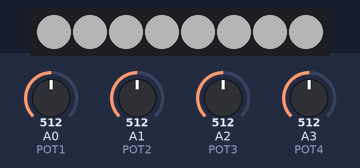
The sketch below on a simulated Arduino Uno, built with avr-gcc and run on an emulated ATmega328P. Shown: 8 RGB LEDs in strip order, left to right. Inputs (shaded band) come from the test bench; at power-on: A1 (POT2) = 512, A2 (POT3) = 512, A3 (POT4) = 512, A0 (POT1) = 512. Dim RGB values are drawn brighter than linear; colours are those a GRB WS2812 strip shows for the declared byte order.

Above: at 3.2 s.
3.3 s: A1 (POT2) set to 716
At 4.4 s:
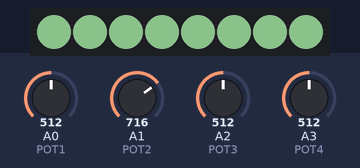
4.8 s: A2 (POT3) set to 716
At 5.6 s:
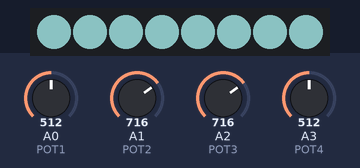
6.3 s: A3 (POT4) set to 306
At 6.7 s:
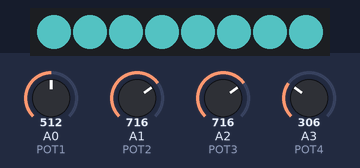
7.8 s: A1 (POT2) set to 992
At 9.0 s:
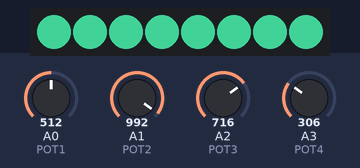
9.3 s: A2 (POT3) set to 306
At 10.2 s:
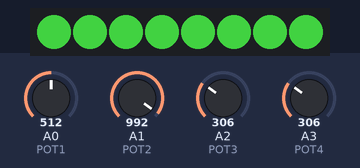
10.8 s: A3 (POT4) set to 716
At 11.3 s:
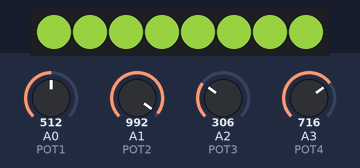
Timing chart, 0 to 13.3 s (numbered marks = the images above; inputs shaded):
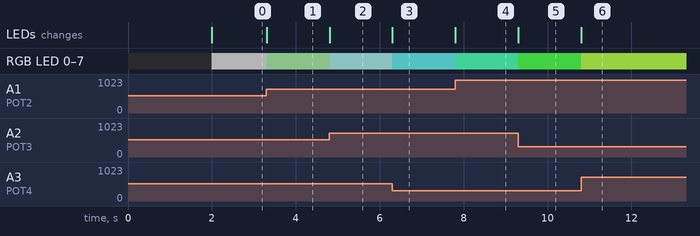

The sketch:

fastLedAnalogControl.ino
```cpp
//Freckledscience on a Saturday Morning
//UNO 5v  --->  Ring 5V
//UNO GND  -->  Ring GND
//UNO Pin 3 ->  Ring DI
//POT1
//  1 - GND
//  2 - A0
//  3 - 5V
//POT2
//  1 - GND
//  2 - A1
//  3 - 5V
//POT3
//  1 - GND
//  2 - A2
//  3 - 5V
//POT4
//  1 - GND
//  2 - A4
//  3 - 5V


#include <FastLED.h>

///////////////////////////////////////////////////////////////////////////////////////////
//
// Move a white dot along the strip of leds.  This program simply shows how to configure the leds,
// and then how to turn a single pixel white and then off, moving down the line of pixels.
//
#define DATA_PIN 3

// How many leds are in the strip?
#define NUM_LEDS 8
int BRIGHTNESS = 20;

#define POT1 A0
#define POT2 A1
#define POT3 A2
#define POT4 A3

// This is an array of leds.  One item for each led in your strip.
CRGB leds[NUM_LEDS];

// This function sets up the ledsand tells the controller about them
void setup() {
  // sanity check delay - allows reprogramming if accidently blowing power w/leds
  delay(2000);

  FastLED.addLeds<WS2812B, DATA_PIN, RGB>(leds, NUM_LEDS);  // GRB ordering is typical
}

// This function runs over and over, and is where you do the magic to light
// your leds.
void loop() {
  // Read all the analog inputs for potatometers
    int readBright = analogRead(POT1);
    readBright = map(readBright, 0, 1023, 0, 255);

    int RColor = analogRead(POT2);
    RColor = map(RColor, 0, 1023, 0, 255);

    int RBlue = analogRead(POT3);
    RBlue = map(RBlue, 0, 1023, 0, 255);

    int RGreen = analogRead(POT4);
    RGreen = map(RGreen, 0, 1023, 0, 255);

  //Display potatometer RGB Colors

  for (int CLeds= 0; CLeds < NUM_LEDS; CLeds++) {
    // Turn our current led on to white, then show the leds
    leds[CLeds] = CRGB(RColor,RGreen,RBlue);

  }
  FastLED.setBrightness(readBright);
  FastLED.show();

}
```

Measured:
- after the input at 3.3 s, RGB LED 0–7: RGB(63, 63, 63) → RGB(63, 89, 63) at once; the LEDs: change at once (image 1)
- after the input at 4.8 s, RGB LED 0–7: RGB(63, 89, 63) → RGB(63, 89, 89) at once; the LEDs: change at once (image 2)
- after the input at 6.3 s, RGB LED 0–7: RGB(63, 89, 89) → RGB(38, 89, 89) at once; the LEDs: change at once (image 3)
- after the input at 7.8 s, RGB LED 0–7: RGB(38, 89, 89) → RGB(38, 123, 89) at once; the LEDs: change at once (image 4)
- after the input at 9.3 s, RGB LED 0–7: RGB(38, 123, 89) → RGB(38, 123, 38) at once; the LEDs: change at once (image 5)
- after the input at 10.8 s, RGB LED 0–7: RGB(38, 123, 38) → RGB(89, 123, 38) at once; the LEDs: change at once (image 6)
